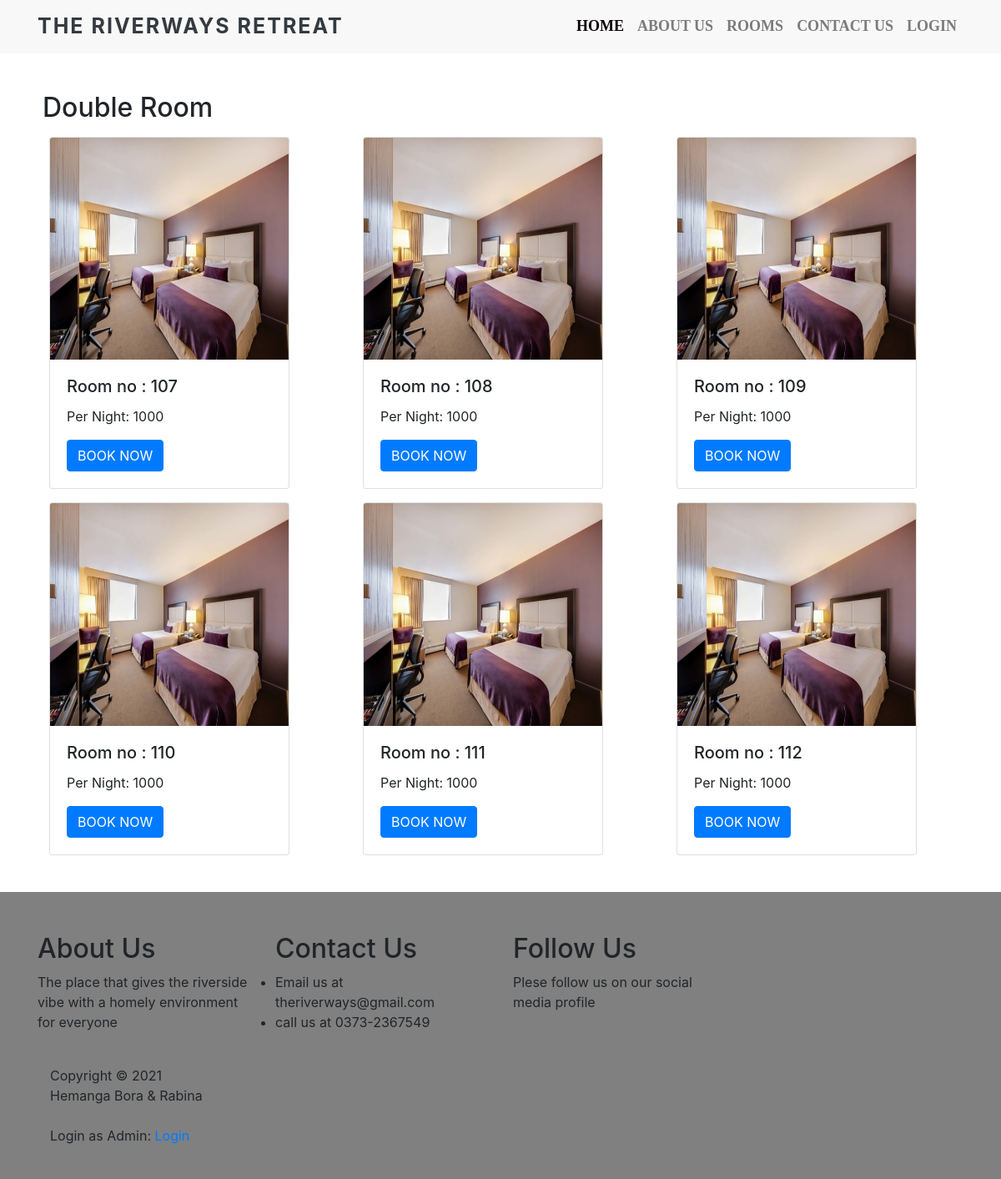
Page /double.php on the earlier database version.
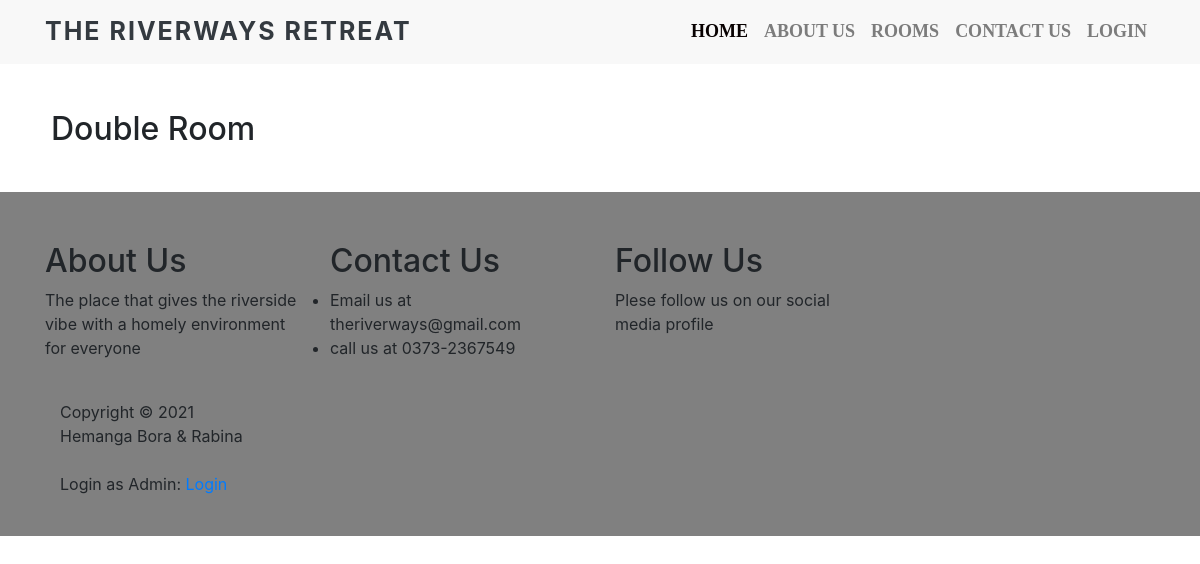
Same page on the later database version.
### tables this page shows
CREATE TABLE `room_table` (
  `Roomid` int(8) UNSIGNED NOT NULL,
  `RoomNo` mediumint(9) DEFAULT NULL,
  `RoomType` text DEFAULT NULL,
  `RoomPrice` text DEFAULT NULL,
  `Room_status` int(11) NOT NULL DEFAULT 0
);

### double.php (the view, shortened to what this page needs)
<?php
include('Database.php');
?>
<!DOCTYPE html>
<html lang="en">
<head>
  <link rel="stylesheet" href="https://stackpath.bootstrapcdn.com/bootstrap/4.5.2/css/bootstrap.min.css">
  <link rel="stylesheet" href="style.css">
</head>
<body>
  <nav class="navbar navbar-expand-lg navbar-light fixed-top">
    <div class="container">
      <a class="navbar-brand text-dark" href="#">The RIVERWAYS RETREAT</a>
      <div class="collapse navbar-collapse" id="navbarSupportedContent">
        <ul class="navbar-nav ml-auto">
          <li class="nav-item active">
            <a class="nav-link" href="/">Home</a>
          </li>
          <li class="nav-item">
            <a class="nav-link" href="/#about">About Us</a>
          </li>
          <li class="nav-item">
            <a class="nav-link" href="/#room">Rooms</a>
          </li>
          <li class="nav-item">
            <a class="nav-link" href="/#contactus">Contact Us</a>
          </li>
          <?php
          if(!$_SESSION["uid"])
          {
            echo '
            <li class="nav-item">
            <a class="nav-link" href="Login.php">Login</a>
             </li>';
          }
          else
          {
            echo '
            <li class="nav-item">
            <a class="nav-link" href="account.php">'.$_SESSION["uname"].'</a>
            </li>';
          }
          ?>
        </ul>
      </div>
    </div>
  </nav>
  <div class="cards" id="room">
    <div class="container">
      <h2>Double Room</h2>
      <div class="row">
        <?php
        $sql2 = "SELECT * FROM `room_table` where `Room_status` = 0 AND `RoomType` = 'Double Bed' ORDER BY `RoomNo` ASC";
        $data2 = $conn->query($sql2);
				while($row = $data2->fetch_assoc()){
           echo ' <div class="col m-2">
                <div class="card" style="width: 18rem;">
                    <img src="image/x2.jpg" class="card-img-top" alt="...">
                    <div class="card-body">
                        <h5 class="card-title">Room no : '.$row["RoomNo"].'</h5>
                        <p class="card-text">Per Night: '.$row["RoomPrice"].'</p>
                        <form action="Booking.php" method="POST">
                          <input type="hidden" name="roomno" value='.$row["RoomNo"].'>
                          <input type="hidden" name="roomid" value='.$row["Roomid"].'>
                          <input type="hidden" name="roomtype" value='.$row["RoomType"].'>
                          <input type="hidden" name="RoomPrice" value='.$row["RoomPrice"].'>
                          <button class="btn btn-primary" name="bookroom" type="submit">BOOK NOW</button>
                        </form>
                    </div>
                </div>
            </div>';
        }
            ?>
      </div>
    </div>
  </div>
<footer>
    <div class="footer-bottom">
      <div class="container">
        <div class="row">
          <div class="col-md-3 col-sm-6 col-xs-12 segment-one">
            <h2>About Us</h2>
            <p>The place that gives the riverside vibe with a homely environment for everyone</p>
          </div>
          <div class="col-md-3 col-sm-6 col-xs-12 segment-two">
            <h2>Contact Us</h2>
            <ul>
              <li><a href="#"></a>Email us at theriverways@gmail.com</li>
              <li><a href="#"></a>call us at 0373-2367549</li>
            </ul>
          </div>
          <div class="col-md-3 col-sm-6 col-xs-12 segment-three">
            <h2>Follow Us </h2>
            <p>Plese follow us on our social media profile</p>
          </div>
        </div>
        <div class="col-md-3 col-sm-6">
          <div class="copyright-text">
            <p><br>Copyright &copy; 2021 <br>Hemanga Bora & Rabina
              <br><br>Login as Admin: <a href="/admin/">Login</a></p>
          </div>
        </div>
      </div>
    </div>
  </footer>
</body>
</html>

### style.css (style rules this page uses)
* { margin: 0%; padding: 0%; }
body { scroll-behavior: smooth; }
.navbar-nav a { font-family: poppins; font-size: 18px; text-transform: uppercase; font-weight: bold; }
.navbar-light .navbar-brand { font-size: 25px; text-transform: uppercase; font-weight: bold; letter-spacing: 2px; }
.navbar-light .navbar-nav .active > .nav-link, .navbar-light .navbar-nav .nav-link.active, .navbar-light .navbar-nav .nav-link.show, .navbar-light .navbar-nav .show > .nav-link { color: rgb(8, 1, 1); }
.container h2 { margin-top: 10%; }
.footer-bottom { padding: 2%; background-color:gray; }
.navbar { background-color: rgb(248, 248, 248); }
.cards { margin: 3%; }

Differences in the rows shown:
removed room_table: RoomNo "107", RoomPrice "1000"
removed room_table: RoomNo "108", RoomPrice "1000"
removed room_table: RoomNo "109", RoomPrice "1000"
removed room_table: RoomNo "110", RoomPrice "1000"
removed room_table: RoomNo "111", RoomPrice "1000"
removed room_table: RoomNo "112", RoomPrice "1000"
